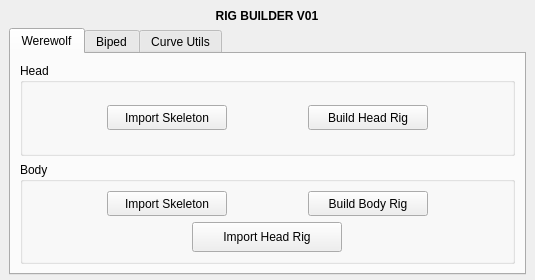
<?xml version="1.0" encoding="UTF-8"?>
<ui version="4.0">
 <class>MainWindow</class>
 <widget class="QMainWindow" name="MainWindow">
  <property name="geometry">
   <rect>
    <x>0</x>
    <y>0</y>
    <width>535</width>
    <height>280</height>
   </rect>
  </property>
  <property name="minimumSize">
   <size>
    <width>0</width>
    <height>0</height>
   </size>
  </property>
  <property name="windowTitle">
   <string>Rig Builder</string>
  </property>
  <widget class="QWidget" name="centralwidget">
   <property name="minimumSize">
    <size>
     <width>0</width>
     <height>0</height>
    </size>
   </property>
   <layout class="QVBoxLayout" name="verticalLayout_3">
    <property name="spacing">
     <number>5</number>
    </property>
    <property name="bottomMargin">
     <number>5</number>
    </property>
    <item>
     <layout class="QHBoxLayout" name="horizontalLayout_2">
      <item>
       <widget class="QLabel" name="label_2">
        <property name="minimumSize">
         <size>
          <width>80</width>
          <height>0</height>
         </size>
        </property>
        <property name="maximumSize">
         <size>
          <width>120</width>
          <height>16777215</height>
         </size>
        </property>
        <property name="font">
         <font>
          <weight>75</weight>
          <bold>true</bold>
         </font>
        </property>
        <property name="text">
         <string>RIG BUILDER V01</string>
        </property>
        <property name="alignment">
         <set>Qt::AlignCenter</set>
        </property>
       </widget>
      </item>
     </layout>
    </item>
    <item>
     <layout class="QHBoxLayout" name="horizontalLayout_5">
      <item>
       <widget class="QTabWidget" name="tabWidget">
        <property name="currentIndex">
         <number>0</number>
        </property>
        <widget class="QWidget" name="tab">
         <attribute name="title">
          <string>Werewolf</string>
         </attribute>
         <layout class="QVBoxLayout" name="verticalLayout_2">
          <item>
           <layout class="QVBoxLayout" name="verticalLayout">
            <item>
             <widget class="QGroupBox" name="groupBox">
              <property name="title">
               <string>Head</string>
              </property>
              <layout class="QHBoxLayout" name="horizontalLayout">
               <item>
                <widget class="QPushButton" name="importHeadSkeletonBtn">
                 <property name="sizePolicy">
                  <sizepolicy hsizetype="Fixed" vsizetype="Fixed">
                   <horstretch>0</horstretch>
                   <verstretch>0</verstretch>
                  </sizepolicy>
                 </property>
                 <property name="minimumSize">
                  <size>
                   <width>120</width>
                   <height>25</height>
                  </size>
                 </property>
                 <property name="maximumSize">
                  <size>
                   <width>120</width>
                   <height>16777215</height>
                  </size>
                 </property>
                 <property name="text">
                  <string>Import Skeleton</string>
                 </property>
                </widget>
               </item>
               <item>
                <widget class="QPushButton" name="buildHeadRigBtn">
                 <property name="sizePolicy">
                  <sizepolicy hsizetype="Fixed" vsizetype="Fixed">
                   <horstretch>0</horstretch>
                   <verstretch>0</verstretch>
                  </sizepolicy>
                 </property>
                 <property name="minimumSize">
                  <size>
                   <width>120</width>
                   <height>25</height>
                  </size>
                 </property>
                 <property name="maximumSize">
                  <size>
                   <width>120</width>
                   <height>16777215</height>
                  </size>
                 </property>
                 <property name="text">
                  <string>Build Head Rig</string>
                 </property>
                </widget>
               </item>
              </layout>
             </widget>
            </item>
            <item>
             <widget class="QGroupBox" name="groupBox_2">
              <property name="title">
               <string>Body</string>
              </property>
              <layout class="QVBoxLayout" name="verticalLayout_7">
               <item>
                <layout class="QHBoxLayout" name="horizontalLayout_8">
                 <item>
                  <widget class="QPushButton" name="importBodySkeletonBtn">
                   <property name="sizePolicy">
                    <sizepolicy hsizetype="Fixed" vsizetype="Fixed">
                     <horstretch>0</horstretch>
                     <verstretch>0</verstretch>
                    </sizepolicy>
                   </property>
                   <property name="minimumSize">
                    <size>
                     <width>120</width>
                     <height>25</height>
                    </size>
                   </property>
                   <property name="maximumSize">
                    <size>
                     <width>120</width>
                     <height>16777215</height>
                    </size>
                   </property>
                   <property name="text">
                    <string>Import Skeleton</string>
                   </property>
                  </widget>
                 </item>
                 <item>
                  <widget class="QPushButton" name="buildBodyRigBtn">
                   <property name="sizePolicy">
                    <sizepolicy hsizetype="Fixed" vsizetype="Fixed">
                     <horstretch>0</horstretch>
                     <verstretch>0</verstretch>
                    </sizepolicy>
                   </property>
                   <property name="minimumSize">
                    <size>
                     <width>120</width>
                     <height>25</height>
                    </size>
                   </property>
                   <property name="maximumSize">
                    <size>
                     <width>120</width>
                     <height>16777215</height>
                    </size>
                   </property>
                   <property name="text">
                    <string>Build Body Rig</string>
                   </property>
                  </widget>
                 </item>
                </layout>
               </item>
               <item>
                <layout class="QHBoxLayout" name="horizontalLayout_4">
                 <item>
                  <widget class="QPushButton" name="importHeadRigBtn">
                   <property name="sizePolicy">
                    <sizepolicy hsizetype="Fixed" vsizetype="Fixed">
                     <horstretch>0</horstretch>
                     <verstretch>0</verstretch>
                    </sizepolicy>
                   </property>
                   <property name="minimumSize">
                    <size>
                     <width>150</width>
                     <height>30</height>
                    </size>
                   </property>
                   <property name="maximumSize">
                    <size>
                     <width>16777215</width>
                     <height>16777215</height>
                    </size>
                   </property>
                   <property name="text">
                    <string>Import Head Rig</string>
                   </property>
                  </widget>
                 </item>
                </layout>
               </item>
              </layout>
             </widget>
            </item>
           </layout>
          </item>
         </layout>
        </widget>
        <widget class="QWidget" name="tab_2">
         <attribute name="title">
          <string>Biped</string>
         </attribute>
        </widget>
        <widget class="QWidget" name="tab_3">
         <attribute name="title">
          <string>Curve Utils</string>
         </attribute>
         <layout class="QVBoxLayout" name="verticalLayout_4">
          <item>
           <widget class="QGroupBox" name="groupBox_3">
            <property name="title">
             <string/>
            </property>
            <layout class="QVBoxLayout" name="verticalLayout_6">
             <item>
              <layout class="QHBoxLayout" name="horizontalLayout_6">
               <item>
                <widget class="QPushButton" name="exportCurvesBtn">
                 <property name="sizePolicy">
                  <sizepolicy hsizetype="Expanding" vsizetype="Expanding">
                   <horstretch>0</horstretch>
                   <verstretch>0</verstretch>
                  </sizepolicy>
                 </property>
                 <property name="minimumSize">
                  <size>
                   <width>0</width>
                   <height>25</height>
                  </size>
                 </property>
                 <property name="maximumSize">
                  <size>
                   <width>16777215</width>
                   <height>16777215</height>
                  </size>
                 </property>
                 <property name="text">
                  <string>Export Curves</string>
                 </property>
                </widget>
               </item>
               <item>
                <widget class="QPushButton" name="importCurvesBtn">
                 <property name="sizePolicy">
                  <sizepolicy hsizetype="Expanding" vsizetype="Expanding">
                   <horstretch>0</horstretch>
                   <verstretch>0</verstretch>
                  </sizepolicy>
                 </property>
                 <property name="minimumSize">
                  <size>
                   <width>0</width>
                   <height>0</height>
                  </size>
                 </property>
                 <property name="maximumSize">
                  <size>
                   <width>16777215</width>
                   <height>16777215</height>
                  </size>
                 </property>
                 <property name="text">
                  <string>Import Curves</string>
                 </property>
                </widget>
               </item>
              </layout>
             </item>
             <item>
              <layout class="QVBoxLayout" name="verticalLayout_5">
               <item>
                <widget class="QPushButton" name="mirrorCurvesBtn">
                 <property name="sizePolicy">
                  <sizepolicy hsizetype="Expanding" vsizetype="Expanding">
                   <horstretch>0</horstretch>
                   <verstretch>0</verstretch>
                  </sizepolicy>
                 </property>
                 <property name="minimumSize">
                  <size>
                   <width>0</width>
                   <height>0</height>
                  </size>
                 </property>
                 <property name="maximumSize">
                  <size>
                   <width>16777215</width>
                   <height>16777215</height>
                  </size>
                 </property>
                 <property name="text">
                  <string>Mirror Curves ( L to R )</string>
                 </property>
                </widget>
               </item>
              </layout>
             </item>
            </layout>
           </widget>
          </item>
         </layout>
        </widget>
       </widget>
      </item>
     </layout>
    </item>
   </layout>
  </widget>
 </widget>
 <resources/>
 <connections/>
</ui>
